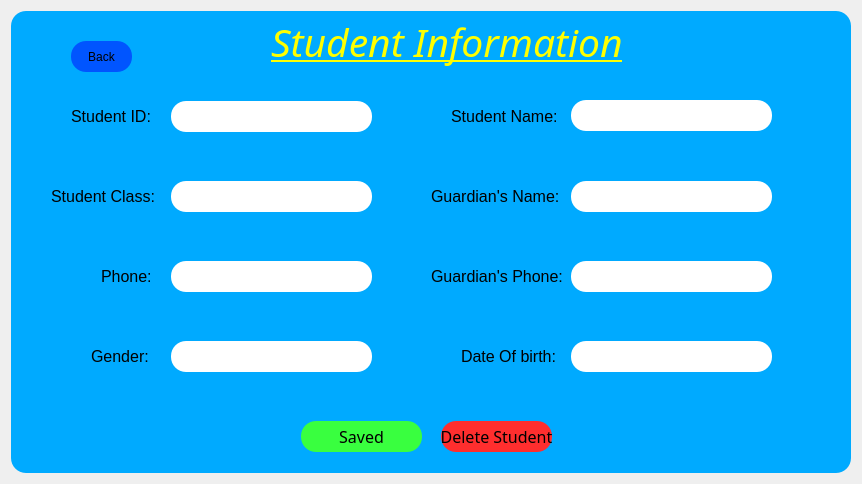
<?xml version="1.0" encoding="UTF-8"?>
<ui version="4.0">
 <class>Dialog</class>
 <widget class="QDialog" name="Dialog">
  <property name="geometry">
   <rect>
    <x>0</x>
    <y>0</y>
    <width>862</width>
    <height>484</height>
   </rect>
  </property>
  <property name="windowTitle">
   <string>Dialog</string>
  </property>
  <layout class="QVBoxLayout" name="verticalLayout">
   <item>
    <widget class="QWidget" name="widget" native="true">
     <property name="styleSheet">
      <string notr="true">background-color: rgb(0, 170, 255);
border-radius:15px;
</string>
     </property>
     <widget class="QLabel" name="label_2">
      <property name="geometry">
       <rect>
        <x>260</x>
        <y>0</y>
        <width>361</width>
        <height>61</height>
       </rect>
      </property>
      <property name="font">
       <font>
        <family>Monotype Corsiva</family>
        <pointsize>29</pointsize>
        <weight>50</weight>
        <italic>true</italic>
        <bold>false</bold>
        <underline>true</underline>
       </font>
      </property>
      <property name="styleSheet">
       <string notr="true">color: rgb(255, 255, 0);
font: italic 29pt &quot;Monotype Corsiva&quot;;
text-decoration: underline;

</string>
      </property>
      <property name="text">
       <string>Student Information</string>
      </property>
     </widget>
     <widget class="QLabel" name="st_info_id">
      <property name="geometry">
       <rect>
        <x>160</x>
        <y>90</y>
        <width>201</width>
        <height>31</height>
       </rect>
      </property>
      <property name="styleSheet">
       <string notr="true">background-color: rgb(255, 255, 255);</string>
      </property>
      <property name="text">
       <string/>
      </property>
      <property name="alignment">
       <set>Qt::AlignCenter</set>
      </property>
     </widget>
     <widget class="QLabel" name="label_22">
      <property name="geometry">
       <rect>
        <x>60</x>
        <y>90</y>
        <width>121</width>
        <height>31</height>
       </rect>
      </property>
      <property name="font">
       <font>
        <pointsize>12</pointsize>
       </font>
      </property>
      <property name="styleSheet">
       <string notr="true">background:transparent;
</string>
      </property>
      <property name="text">
       <string>Student ID:</string>
      </property>
     </widget>
     <widget class="QLabel" name="label_23">
      <property name="geometry">
       <rect>
        <x>440</x>
        <y>90</y>
        <width>121</width>
        <height>31</height>
       </rect>
      </property>
      <property name="font">
       <font>
        <pointsize>12</pointsize>
       </font>
      </property>
      <property name="styleSheet">
       <string notr="true">background:transparent;
</string>
      </property>
      <property name="text">
       <string>Student Name:</string>
      </property>
     </widget>
     <widget class="QLabel" name="label_24">
      <property name="geometry">
       <rect>
        <x>40</x>
        <y>170</y>
        <width>121</width>
        <height>31</height>
       </rect>
      </property>
      <property name="font">
       <font>
        <pointsize>12</pointsize>
       </font>
      </property>
      <property name="styleSheet">
       <string notr="true">background:transparent;
</string>
      </property>
      <property name="text">
       <string>Student Class:</string>
      </property>
     </widget>
     <widget class="QLabel" name="label_26">
      <property name="geometry">
       <rect>
        <x>90</x>
        <y>250</y>
        <width>51</width>
        <height>31</height>
       </rect>
      </property>
      <property name="font">
       <font>
        <pointsize>12</pointsize>
       </font>
      </property>
      <property name="styleSheet">
       <string notr="true">background:transparent;
</string>
      </property>
      <property name="text">
       <string>Phone:</string>
      </property>
     </widget>
     <widget class="QLabel" name="label_27">
      <property name="geometry">
       <rect>
        <x>420</x>
        <y>250</y>
        <width>131</width>
        <height>31</height>
       </rect>
      </property>
      <property name="font">
       <font>
        <pointsize>12</pointsize>
       </font>
      </property>
      <property name="styleSheet">
       <string notr="true">background:transparent;
</string>
      </property>
      <property name="text">
       <string>Guardian's Phone:</string>
      </property>
     </widget>
     <widget class="QLabel" name="label_25">
      <property name="geometry">
       <rect>
        <x>420</x>
        <y>170</y>
        <width>131</width>
        <height>31</height>
       </rect>
      </property>
      <property name="font">
       <font>
        <pointsize>12</pointsize>
       </font>
      </property>
      <property name="styleSheet">
       <string notr="true">background:transparent;
</string>
      </property>
      <property name="text">
       <string>Guardian's Name:</string>
      </property>
     </widget>
     <widget class="QLabel" name="label_29">
      <property name="geometry">
       <rect>
        <x>80</x>
        <y>330</y>
        <width>61</width>
        <height>31</height>
       </rect>
      </property>
      <property name="font">
       <font>
        <pointsize>12</pointsize>
       </font>
      </property>
      <property name="styleSheet">
       <string notr="true">background:transparent;
</string>
      </property>
      <property name="text">
       <string>Gender:</string>
      </property>
     </widget>
     <widget class="QLabel" name="label_30">
      <property name="geometry">
       <rect>
        <x>450</x>
        <y>330</y>
        <width>101</width>
        <height>31</height>
       </rect>
      </property>
      <property name="font">
       <font>
        <pointsize>12</pointsize>
       </font>
      </property>
      <property name="styleSheet">
       <string notr="true">background:transparent;
</string>
      </property>
      <property name="text">
       <string>Date Of birth:</string>
      </property>
     </widget>
     <widget class="QPushButton" name="back_button">
      <property name="geometry">
       <rect>
        <x>60</x>
        <y>30</y>
        <width>61</width>
        <height>31</height>
       </rect>
      </property>
      <property name="styleSheet">
       <string notr="true">QPushButton{
background-color: rgb(0, 85, 255);

}

QPushButton:hover{
background-color: rgb(0, 143, 214);
	color: rgb(255, 255, 255);

}</string>
      </property>
      <property name="text">
       <string>Back</string>
      </property>
      <property name="icon">
       <iconset resource="../../../Qt Desiger/Icon.qrc">
        <normaloff>:/icon/Icon/arrow-left-circle.svg</normaloff>:/icon/Icon/arrow-left-circle.svg</iconset>
      </property>
     </widget>
     <widget class="QPushButton" name="del_button">
      <property name="geometry">
       <rect>
        <x>430</x>
        <y>410</y>
        <width>111</width>
        <height>31</height>
       </rect>
      </property>
      <property name="font">
       <font>
        <family>Mongolian Baiti</family>
        <pointsize>12</pointsize>
       </font>
      </property>
      <property name="styleSheet">
       <string notr="true">QPushButton:hover{
background-color: rgb(255, 0, 0);
 color: rgb(255, 255, 255);
}

QPushButton{
background-color: rgb(255, 46, 46);

}</string>
      </property>
      <property name="text">
       <string>Delete Student</string>
      </property>
     </widget>
     <widget class="QLineEdit" name="st_info_name">
      <property name="geometry">
       <rect>
        <x>560</x>
        <y>89</y>
        <width>201</width>
        <height>31</height>
       </rect>
      </property>
      <property name="styleSheet">
       <string notr="true">background-color: rgb(255, 255, 255);</string>
      </property>
      <property name="alignment">
       <set>Qt::AlignCenter</set>
      </property>
     </widget>
     <widget class="QPushButton" name="save_button">
      <property name="geometry">
       <rect>
        <x>290</x>
        <y>410</y>
        <width>121</width>
        <height>31</height>
       </rect>
      </property>
      <property name="font">
       <font>
        <family>Mongolian Baiti</family>
        <pointsize>12</pointsize>
       </font>
      </property>
      <property name="styleSheet">
       <string notr="true">QPushButton{
background-color: rgb(57, 255, 63);

}

QPushButton:hover{
background-color: rgb(0, 170, 0);
	color: rgb(255, 255, 255);

}</string>
      </property>
      <property name="text">
       <string>Saved</string>
      </property>
     </widget>
     <widget class="QLineEdit" name="st_info_grd_name">
      <property name="geometry">
       <rect>
        <x>560</x>
        <y>170</y>
        <width>201</width>
        <height>31</height>
       </rect>
      </property>
      <property name="styleSheet">
       <string notr="true">background-color: rgb(255, 255, 255);</string>
      </property>
      <property name="alignment">
       <set>Qt::AlignCenter</set>
      </property>
     </widget>
     <widget class="QLineEdit" name="st_info_grd_phone">
      <property name="geometry">
       <rect>
        <x>560</x>
        <y>250</y>
        <width>201</width>
        <height>31</height>
       </rect>
      </property>
      <property name="styleSheet">
       <string notr="true">background-color: rgb(255, 255, 255);</string>
      </property>
      <property name="alignment">
       <set>Qt::AlignCenter</set>
      </property>
     </widget>
     <widget class="QLineEdit" name="st_info_dob">
      <property name="geometry">
       <rect>
        <x>560</x>
        <y>330</y>
        <width>201</width>
        <height>31</height>
       </rect>
      </property>
      <property name="styleSheet">
       <string notr="true">background-color: rgb(255, 255, 255);</string>
      </property>
      <property name="alignment">
       <set>Qt::AlignCenter</set>
      </property>
     </widget>
     <widget class="QLineEdit" name="st_info_gender">
      <property name="geometry">
       <rect>
        <x>160</x>
        <y>330</y>
        <width>201</width>
        <height>31</height>
       </rect>
      </property>
      <property name="styleSheet">
       <string notr="true">background-color: rgb(255, 255, 255);</string>
      </property>
      <property name="alignment">
       <set>Qt::AlignCenter</set>
      </property>
     </widget>
     <widget class="QLineEdit" name="st_info_phone">
      <property name="geometry">
       <rect>
        <x>160</x>
        <y>250</y>
        <width>201</width>
        <height>31</height>
       </rect>
      </property>
      <property name="styleSheet">
       <string notr="true">background-color: rgb(255, 255, 255);</string>
      </property>
      <property name="alignment">
       <set>Qt::AlignCenter</set>
      </property>
     </widget>
     <widget class="QLineEdit" name="st_info_class">
      <property name="geometry">
       <rect>
        <x>160</x>
        <y>170</y>
        <width>201</width>
        <height>31</height>
       </rect>
      </property>
      <property name="styleSheet">
       <string notr="true">background-color: rgb(255, 255, 255);</string>
      </property>
      <property name="alignment">
       <set>Qt::AlignCenter</set>
      </property>
     </widget>
     <widget class="QLabel" name="error">
      <property name="geometry">
       <rect>
        <x>330</x>
        <y>370</y>
        <width>181</width>
        <height>31</height>
       </rect>
      </property>
      <property name="styleSheet">
       <string notr="true"/>
      </property>
      <property name="text">
       <string/>
      </property>
     </widget>
     <widget class="QLabel" name="error_2">
      <property name="geometry">
       <rect>
        <x>350</x>
        <y>370</y>
        <width>151</width>
        <height>31</height>
       </rect>
      </property>
      <property name="styleSheet">
       <string notr="true">background:transparent;
color: rgb(0, 170, 0);</string>
      </property>
      <property name="text">
       <string/>
      </property>
     </widget>
     <widget class="QLabel" name="error_3">
      <property name="geometry">
       <rect>
        <x>370</x>
        <y>370</y>
        <width>101</width>
        <height>31</height>
       </rect>
      </property>
      <property name="styleSheet">
       <string notr="true">background:transparent;
color: rgb(230, 0, 0);</string>
      </property>
      <property name="text">
       <string/>
      </property>
     </widget>
    </widget>
   </item>
  </layout>
 </widget>
 <resources>
  <include location="../../../Qt Desiger/Icon.qrc"/>
 </resources>
 <connections/>
</ui>
